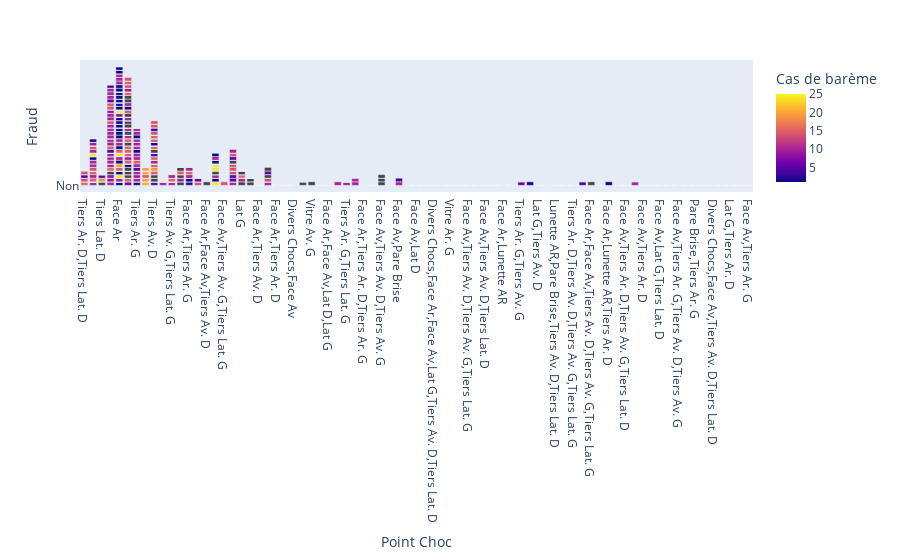

The cell this chart's notebook holds for it:
### Code cell
fig = px.bar(df, x='Point Choc', y='Fraud', color='Cas de barème' )
fig.show()
fig.write_image("figure_EDA/pt_choc_fraud.png")

### Figure 1 — Plotly figure (JSON) as saved in the notebook; plotly's stock layout.template omitted (floating-point values rounded to 4 significant figures; data arrays with more than 128 entries replaced by an {"elided": "..."} marker saying what was removed)
{"data": [{"alignmentgroup": "True", "hovertemplate": "Point Choc=%{x}<br>Fraud=%{y}<br>Cas de barème=%{marker.color}<extra></extra>", "legendgroup": "", "marker": {"color": {"elided": "1097 int values"}, "coloraxis": "coloraxis"}, "name": "", "offsetgroup": "", "orientation": "v", "showlegend": false, "textposition": "auto", "type": "bar", "x": {"elided": "1097 str values"}, "xaxis": "x", "y": {"elided": "1097 str values"}, "yaxis": "y"}], "layout": {"barmode": "relative", "coloraxis": {"colorbar": {"title": {"text": "Cas de barème"}}, "colorscale": [[0, "#0d0887"], [0.1111, "#46039f"], [0.2222, "#7201a8"], [0.3333, "#9c179e"], [0.4444, "#bd3786"], [0.5556, "#d8576b"], [0.6667, "#ed7953"], [0.7778, "#fb9f3a"], [0.8889, "#fdca26"], [1, "#f0f921"]]}, "legend": {"tracegroupgap": 0}, "margin": {"t": 60}, "xaxis": {"anchor": "y", "domain": [0, 1], "title": {"text": "Point Choc"}}, "yaxis": {"anchor": "x", "domain": [0, 1], "title": {"text": "Fraud"}}}}
